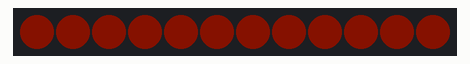
Bench run of a program on a simulated CircuitPython board. Parts: 12 RGB LEDs in strip order, left to right. Dim RGB values are drawn brighter than linear; random numbers come from a fixed seed.

Above: at 0.54 s.
At 25.6 s:
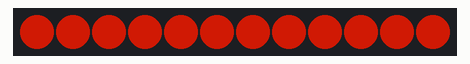

The program:

code.py
```python
"""Jack-o'-Lantern flame example Adafruit M0 Feather with NeoPixel strip"""

from math import pow
from random import randint
import board
import neopixel

# Number of NeoPixels
NUMPIX = 12

# Pin where NeoPixels are connected
PIXPIN = board.D12

#Change order if output color is incorrect; i.e. RGB, RGBW, GRBW, GRB
STRIP = neopixel.NeoPixel(PIXPIN, NUMPIX, brightness=5.0, pixel_order=neopixel.GRB)

PREV = 128
InitOffset = 32

def split(first, second, offset):

    if offset != 0:
        mid = ((first + second + 1) / 2 + randint(-offset, offset))
        offset = int(offset / 2)
        split(first, mid, offset)
        split(mid, second, offset)
    else:
        level = pow(first / 255.0, 2.7) * 255.0 + 0.5
        STRIP.fill((int(level), int(level / 8), int(level / 48)))
        STRIP.write()


while True:  # Loop forever...
    LVL = randint(64, 191)
    split(PREV, LVL, InitOffset)
    PREV = LVL
```
